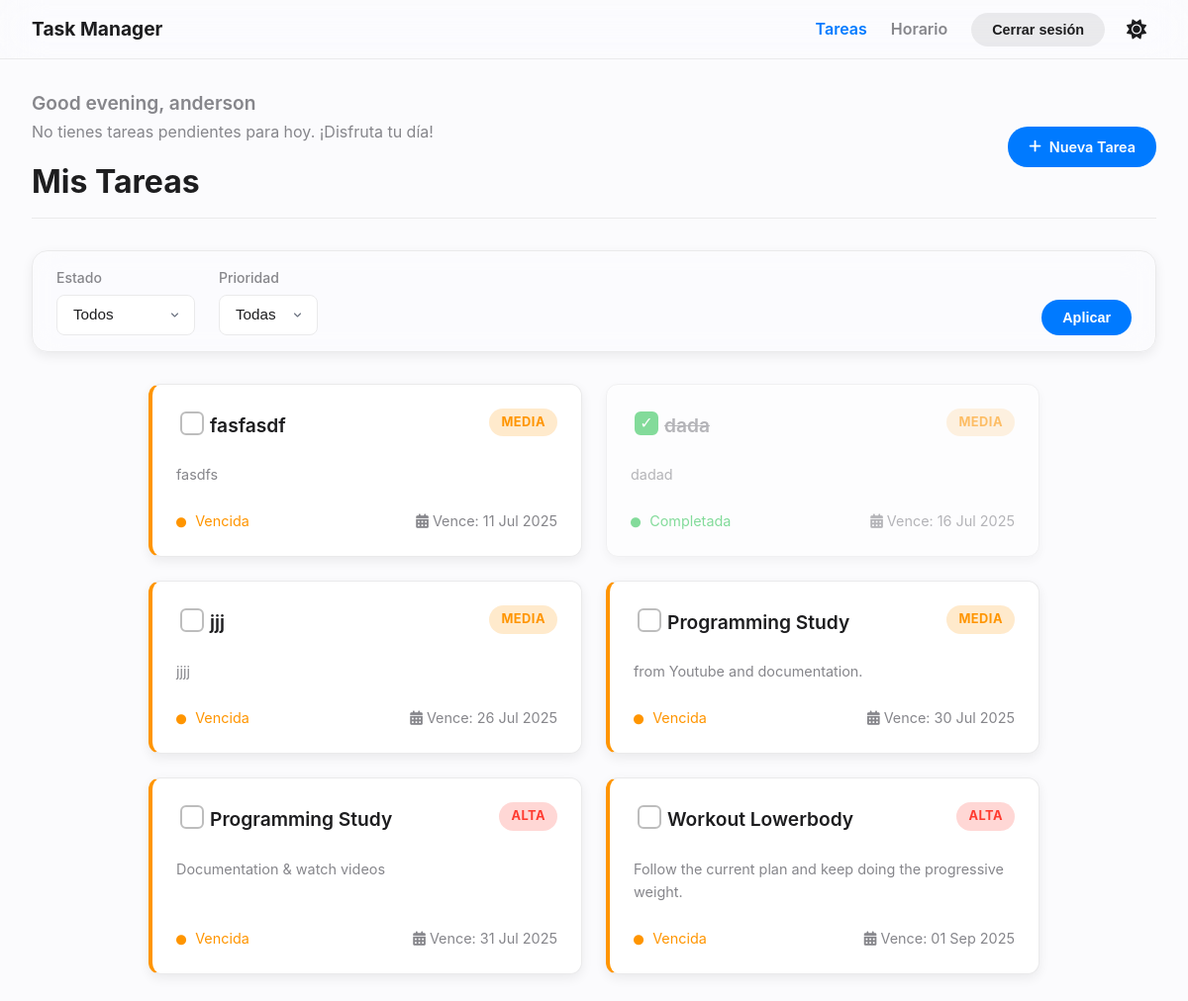
Page / (signed in) on the earlier database version.
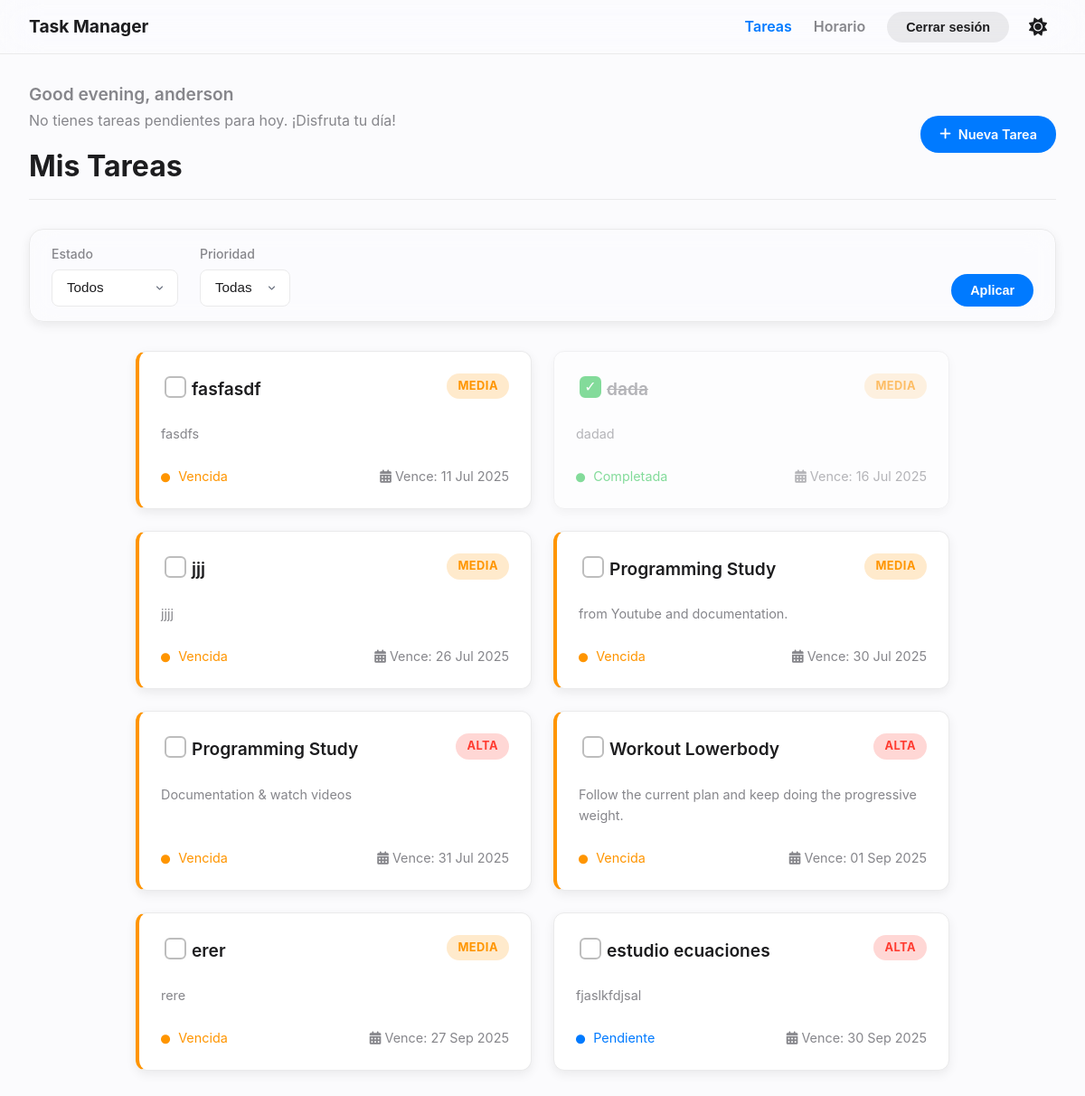
Same page on the later database version.
### tareas/models.py (models this page shows, shortened)
class Task(models.Model):
    ESTADO_CHOICES = [
        ('pendiente', _('Pendiente')),
        ('completada', _('Completada')),
        ('vencida', _('Vencida')),
    ]
    PRIORIDAD_CHOICES = [
        ('alta', _('Alta')),
        ('media', _('Media')),
        ('baja', _('Baja')),
    ]
    DAYS_OF_WEEK = [
        ('Monday', _('Lunes')),
        ('Tuesday', _('Martes')),
        ('Wednesday', _('Miércoles')),
        ('Thursday', _('Jueves')),
        ('Friday', _('Viernes')),
        ('Saturday', _('Sábado')),
        ('Sunday', _('Domingo')),
    ]
    nombre = models.CharField(max_length=200, verbose_name=_('Nombre'))
    descripcion = models.TextField(verbose_name=_('Descripción'))
    fecha_vencimiento = models.DateField(verbose_name=_('Fecha de vencimiento'))
    estado = models.CharField(max_length=20, choices=[('pendiente', _('Pendiente')), ('completada', _('Completada'))], default='pendiente', verbose_name=_('Estado'))
    prioridad = models.CharField(max_length=10, choices=PRIORIDAD_CHOICES, default='media', verbose_name=_('Prioridad'))
    usuario = models.ForeignKey(User, on_delete=models.CASCADE, verbose_name=_('Usuario'))
    dia_semana = models.JSONField(default=list, blank=True, null=True, verbose_name=_('Días de la semana'))
    hora_inicio = models.TimeField(blank=True, null=True, verbose_name=_('Hora de inicio'))
    duracion_minutos = models.IntegerField(default=60, verbose_name=_('Duración (minutos)'))
    scheduled_dia_semana = models.JSONField(default=list, blank=True, null=True)
    scheduled_hora_inicio = models.TimeField(blank=True, null=True)
    recordatorio_enviado = models.BooleanField(default=False, verbose_name=_('Recordatorio enviado'))
    @property
    def dynamic_status(self):
        if self.estado == 'completada':
            return 'completada'
        if self.fecha_vencimiento < date.today():
            return 'vencida'
        return 'pendiente'
    def get_dynamic_status_display(self):
        return dict(self.ESTADO_CHOICES).get(self.dynamic_status)

### tareas/views.py (the view, shortened to what this page needs)
# urls.py: path('', views.TaskListView.as_view(), name='task-list'),
class TaskListView(LoginRequiredMixin, ListView):
    model = Task
    template_name = 'tareas/task_list.html'
    context_object_name = 'tasks'
    def get_queryset(self):
        from datetime import date
        queryset = Task.objects.filter(usuario=self.request.user).order_by('fecha_vencimiento')
        estado = self.request.GET.get('estado')
        prioridad = self.request.GET.get('prioridad')
        if prioridad:
            queryset = queryset.filter(prioridad=prioridad)
        return queryset
    def get_context_data(self, **kwargs):
        from datetime import date, timedelta
        context = super().get_context_data(**kwargs)
        context['estados'] = Task.ESTADO_CHOICES
        context['prioridades'] = Task.PRIORIDAD_CHOICES
        context['estado_actual'] = self.request.GET.get('estado', '')
        context['prioridad_actual'] = self.request.GET.get('prioridad', '')
        context['today'] = date.today()
        context['soon'] = date.today() + timedelta(days=2)
        return context

### tareas/context_processors.py (called while the page is built)
def greeting_context_processor(request):
    context = {}
    current_hour = datetime.now().hour
    if 5 <= current_hour < 12:
        context['greeting'] = "Good morning"
    elif 12 <= current_hour < 19:
        context['greeting'] = "Good afternoon"
    else:
        context['greeting'] = "Good evening"
    if request.user.is_authenticated:
        tasks_today_count = Task.objects.filter(
            usuario=request.user,
            fecha_vencimiento=date.today(),
            estado='pendiente'
        ).count()
        context['tasks_today_count'] = tasks_today_count
    else:
        context['tasks_today_count'] = 0
    return context

### templates/tareas/task_list.html (shortened to what this page needs)
{% extends "base.html" %}
{% load static %}
{% block content %}
<div class="page-header">
    <div>
        <h2 class="page-greeting">{{ greeting }}, {{ user.username }}</h2>
        {% if user.is_authenticated %}
            <p class="page-subgreeting">
                {% if tasks_today_count > 0 %}
                    Tienes <strong>{{ tasks_today_count }}</strong> tarea{{ tasks_today_count|pluralize }} pendiente{{ tasks_today_count|pluralize }} para hoy.
                {% else %}
                    No tienes tareas pendientes para hoy. ¡Disfruta tu día!
                {% endif %}
            </p>
        {% endif %}
        <h1>Mis Tareas</h1>
    </div>
    <a href="{% url 'task-create' %}" class="btn btn-primary">
        <i class="fas fa-plus"></i> Nueva Tarea
    </a>
</div>
<form method="get" class="filter-form-refined">
    <div class="form-group-refined">
        <label for="estado" class="form-label-refined">Estado</label>
        <select name="estado" id="estado" class="form-control-refined">
            <option value="">Todos</option>
        </select>
    </div>
    <div class="form-group-refined">
        <label for="prioridad" class="form-label-refined">Prioridad</label>
        <select name="prioridad" id="prioridad" class="form-control-refined">
            <option value="">Todas</option>
        </select>
    </div>
    <div class="filter-actions-refined">
        <button type="submit" class="btn btn-primary">Aplicar</button>
    </div>
</form>
<div class="task-container">
    {% if tasks %}
        <div class="task-grid">
            {% for task in tasks %}
            <div class="task-card
                {% if task.dynamic_status == 'completada' %}task-completed{% endif %}
                {% if task.dynamic_status == 'vencida' %}task-overdue{% endif %}">
                <div class="task-card-header">
                    <form action="{% url 'task-toggle-complete' task.pk %}" method="post" class="task-complete-form" data-task-id="{{ task.pk }}">
                        <input type="checkbox" class="task-complete-checkbox" {% if task.estado == 'completada' %}checked{% endif %} aria-label="Marcar tarea '{{ task.nombre }}' como completada">
                    </form>
                    <h2 class="task-title">
                        <a href="{% url 'task-detail' task.pk %}">{{ task.nombre }}</a>
                    </h2>
                    <span class="task-priority priority-{{ task.prioridad|lower }}">{{ task.get_prioridad_display }}</span>
                </div>
                <p class="task-description text-secondary">
                    {{ task.descripcion|truncatewords:20|default:"Sin descripción." }}
                </p>
                <div class="task-card-footer">
                    <span class="task-status status-{{ task.dynamic_status|lower }}">
                        <i class="fas fa-circle"></i> {{ task.get_dynamic_status_display }}
                    </span>
                    <span class="task-due-date text-secondary">
                        <i class="fas fa-calendar-alt"></i>
                        Vence: {{ task.fecha_vencimiento|date:"d M Y" }}
                    </span>
                </div>
            </div>
            {% endfor %}
        </div>
    {% endif %}
</div>
{% endblock %}

### templates/base.html (shortened to what this page needs)
{% load static %}
<!DOCTYPE html>
<html lang="es">
<head>
    <link rel="stylesheet" href="https://cdnjs.cloudflare.com/ajax/libs/font-awesome/6.1.1/css/all.min.css">
    <link rel="stylesheet" href="https://cdn.jsdelivr.net/npm/flatpickr/dist/flatpickr.min.css">
    <link rel="stylesheet" href="{% static 'css/estilos.css' %}">
    <link rel="stylesheet" href="{% static 'css/filter_form_refined.css' %}">
    <link rel="stylesheet" href="{% static 'css/custom_sweetalert.css' %}">
</head>
<body>
<nav class="main-nav">
    <a href="{% url 'task-list' %}" class="nav-brand">Task Manager</a>
    <div class="nav-menu" id="nav-menu">
        <div class="nav-links">
            <a href="{% url 'task-list' %}" class="{% if request.resolver_match.url_name == 'task-list' %}active{% endif %}">Tareas</a>
            <a href="{% url 'schedule' %}" class="{% if request.resolver_match.url_name == 'schedule' %}active{% endif %}">Horario</a>
        </div>
        <div class="nav-actions">
            {% if user.is_authenticated %}
                <form action="{% url 'logout' %}" method="post" class="inline">
                    <button type="submit" class="btn btn-secondary">Cerrar sesión</button>
                </form>
            {% else %}
                <a href="/accounts/login/" class="btn btn-secondary">Iniciar sesión</a>
                <a href="/accounts/register/" class="btn btn-primary">Registrarse</a>
            {% endif %}
            <button id="theme-switcher" aria-label="Cambiar tema">
                <i class="fa-solid fa-sun theme-icon icon-sun"></i>
            </button>
        </div>
    </div>
</nav>
{% block body_content %}
<main class="container">
    {% block content %}{% endblock %}
</main>
{% endblock body_content %}
</body>
</html>

### static/css/filter_form_refined.css (style rules this page uses)
.filter-form-refined { background-color: rgba(251, 251, 253, 0.5); backdrop-filter: saturate(180%) blur(15px); -webkit-backdrop-filter: saturate(180%) blur(15px); border: 1px solid var(--border-color); border-radius: 16px; padding: 1rem 1.5rem; margin-bottom: 2rem; box-shadow: 0 4px 12px rgba(0, 0, 0, 0.07); display: flex; align-items: flex-end; gap: 1.5rem; }
.filter-form-refined .form-group-refined { display: flex; flex-direction: column; gap: 0.35rem; }
.filter-form-refined .form-label-refined { font-size: 0.875rem; font-weight: 500; color: var(--text-secondary); }
.filter-form-refined .form-control-refined { display: block; height: auto; padding: 0.5rem 2.5rem 0.5rem 1rem; font-size: 0.95rem; font-weight: 500; line-height: 1.5; color: var(--text-primary); background-color: var(--surface-color); border: 1px solid var(--border-color); border-radius: 8px; -webkit-appearance: none; appearance: none; background-position: right 0.75rem center; background-repeat: no-repeat; background-size: 1em 1em; transition: border-color 0.2s ease, box-shadow 0.2s ease; }
.filter-form-refined .filter-actions-refined { margin-left: auto; display: flex; gap: 0.75rem; }
.filter-form-refined .filter-actions-refined .btn { display: inline-flex; align-items: center; justify-content: center; gap: 0.5rem; font-size: 0.9rem; font-weight: 600; padding: 0.55rem 1.25rem; border-radius: 20px; border: 1px solid transparent; cursor: pointer; text-decoration: none; transition: transform 0.15s ease, background-color 0.2s ease; }
.filter-form-refined .filter-actions-refined .btn-primary { background-color: var(--accent-primary); color: #FFFFFF; }

Differences in the rows shown:
added Task: nombre "erer", prioridad "MEDIA", descripcion "rere", dynamic_status "Vencida", fecha_vencimiento "27 Sep 2025"
added Task: nombre "estudio ecuaciones", prioridad "ALTA", descripcion "fjaslkfdjsal", dynamic_status "Pendiente", fecha_vencimiento "30 Sep 2025"
